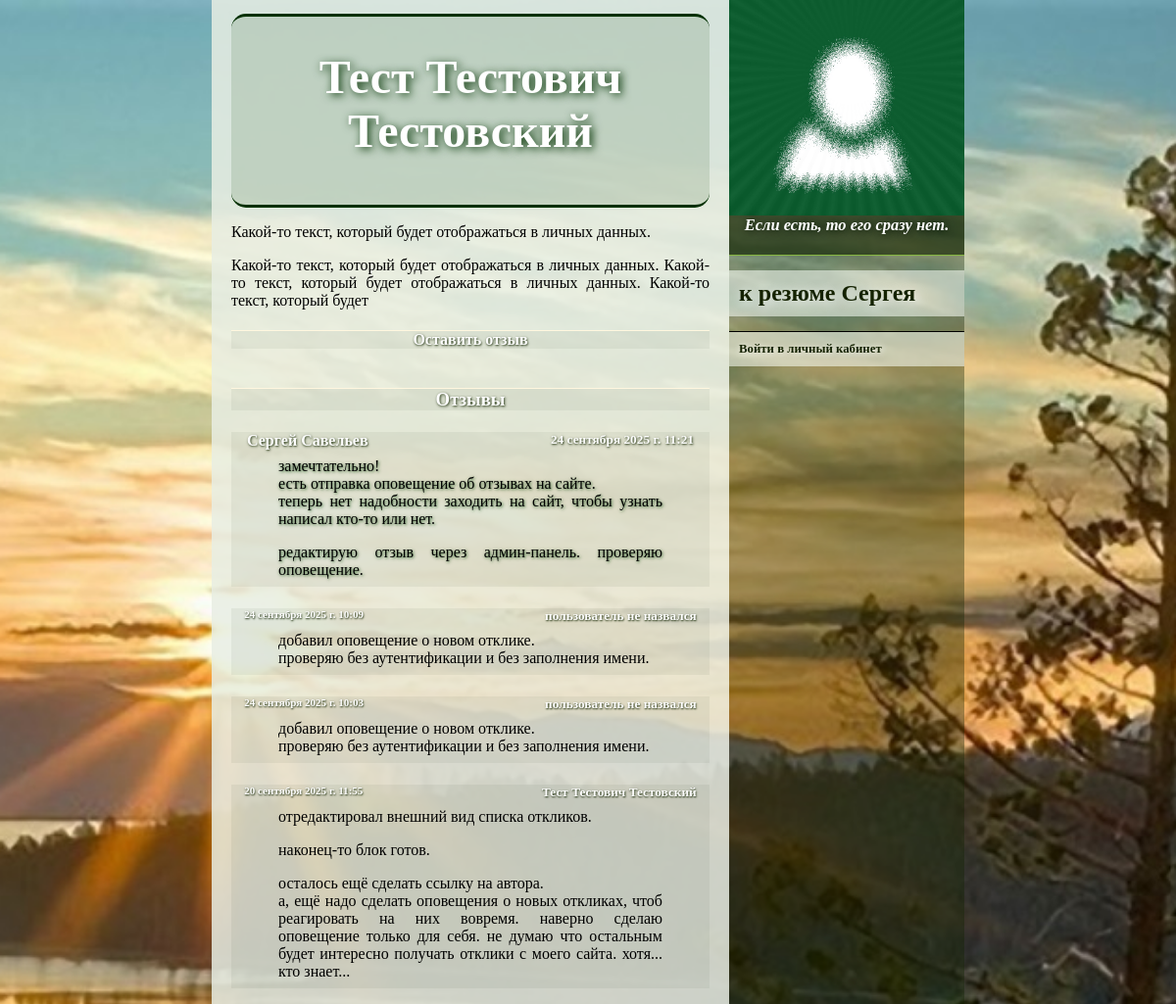
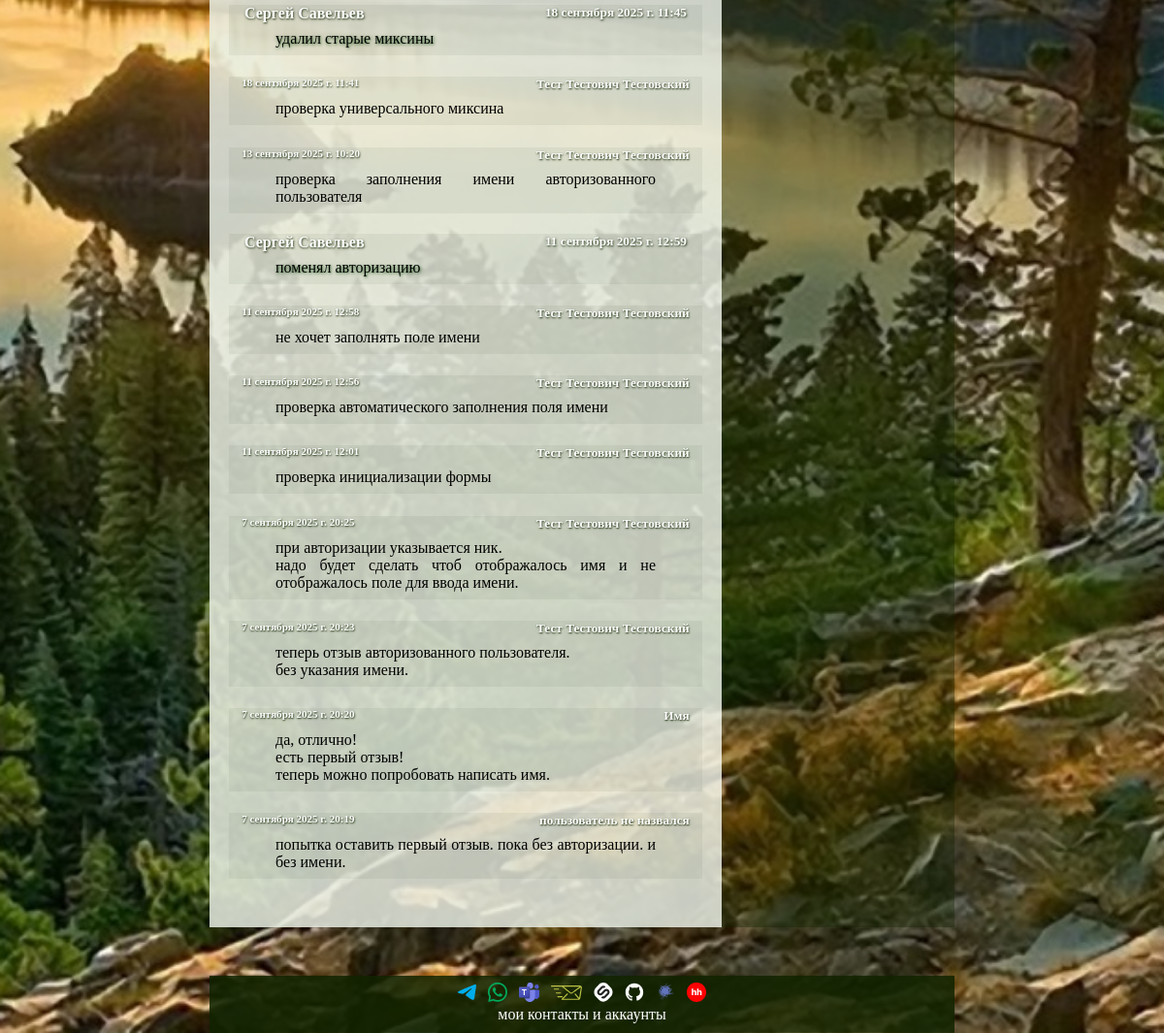
/2, run on the app's committed database (2 pictures, top to bottom).
### new/models.py (models this page shows, shortened)
class MyUser(AbstractUser):
    PROFESSIONAL_LEVELS = {
        "": "— Нет никакого —",
        "LR": "ученик",
        "BR": "начинающий",
        "LL": "небольшой опыт",
        "EX": "опыт есть",
        "PR": "профессионал",
        "SP": "супер-профессионал",
        "HB": "хобби",
    }
    BIOLOGICAL_SEX = {
        "": "— Не выбран —",
        "F": "женский",
        "M": "мужской"
    }
    photo = models.ImageField(
        "Собственное изображение",
        upload_to="user_s_photo/",
        null=True,
        blank=True,
    )
    biological_sex = models.CharField(
        max_length=1,
        choices=BIOLOGICAL_SEX,
        null=True,
        blank=True,
        verbose_name="Пол",
    )
    patronymic = models.CharField(max_length=100, verbose_name="Отчество", null=True, blank=True)
    birthday = models.DateField(null=True, blank=True, verbose_name="День рождения")
    citizenship = models.ForeignKey(
        CountryOfConsignment, on_delete=models.SET_NULL, null=True, blank=True, verbose_name="Гражданство"
    )
    city = models.ForeignKey(City, on_delete=models.SET_NULL, null=True, blank=True, verbose_name="Город")
    profession = models.ForeignKey(
        Profession, on_delete=models.SET_NULL, null=True, blank=True, verbose_name="Профессия"
    )
    specialization_professions = models.ManyToManyField(
        SupplementProfession,
        blank=True,
        related_name="supplement_user",
        verbose_name="Специализация",
    )
    the_level_of_professionalism = models.CharField(
        max_length=2,
        choices=PROFESSIONAL_LEVELS,
        null=True,
        blank=True,
        verbose_name="Уровень профессионализма",
    )
    job = models.ForeignKey(
        Organization,
        on_delete=models.SET_NULL,
        null=True,
        blank=True,
        verbose_name="Текущее место работы",
    )
    languages = models.ManyToManyField(
        Language,
        blank=True,
        related_name="knowledge_of_foreign_languages",
        verbose_name="Знание языков",
    )
    motto = models.CharField(max_length=1000, verbose_name="Мой девиз", null=True, blank=True)
    about_me = models.TextField(verbose_name="Обо мне", null=True, blank=True)
    def get_full_name_with_patronymic(self):
        parts = [self.first_name, self.patronymic, self.last_name]
        full_name = " ".join([p for p in parts if p])  # собираем ФИО
        return full_name.strip() or self.username

class Feedback(models.Model):
    author_user = models.ForeignKey(
        MyUser,
        on_delete=models.SET_NULL,
        null=True,
        blank=True,
        verbose_name="Пользователь"
    )
    author_name = models.CharField(
        "Имя (для анонимов)",
        max_length=255,
        blank=True,
        null=True
    )
    content = models.TextField("Сообщение")
    content_type = models.ForeignKey(ContentType, on_delete=models.CASCADE, verbose_name="Модель привязки")
    object_id = models.PositiveIntegerField(verbose_name="Идентификатор объекта", null=True, blank=True)
    target = GenericForeignKey("content_type", "object_id")
    created_at = models.DateTimeField(auto_now_add=True, verbose_name="Создано")
    updated_at = models.DateTimeField(auto_now=True, verbose_name="Отредактировано")
    status = models.CharField(
        max_length=20,
        choices=[
            ("published", "Опубликовано"),
            ("pending", "На модерации"),
            ("hidden", "Скрыто"),
        ],
        default="published",
        verbose_name="Статус",
    )
    def display_author(self):
        if self.author_user:
            return self.author_user.get_full_name_with_patronymic()
        return self.author_name or "пользователь не назвался"
    display_author.short_description = "Автор отклика"
    class Meta:
        verbose_name = "Отклик"
        verbose_name_plural = "Отклики"
        ordering = ["-created_at"]

### new/views.py (the view)
# urls.py: path('<int:pk>', Individual.as_view(), name="отобразить личные данные"),
class Individual(FeedbackMixin, DetailView):
    model = MyUser
    template_name = "new/individual_information.html"

### new/mixins.py (called while the page is built)
    def get_feedback_content_type(self):
        if hasattr(self, "object"):  # если объект, то для DetailView
            return ContentType.objects.get_for_model(self.object)
        return ContentType.objects.get_for_model(self.model)  # если не объект, то для ListView

    def get_feedback_object_id(self):
        if hasattr(self, "object"):
            return self.object.id
        return None

    def get_feedback_queryset(self):
        return self.feedback_model.objects.filter(
            content_type=self.get_feedback_content_type(),
            object_id=self.get_feedback_object_id(),
            status="published",
        )

    def get_feedback_form(self, data=None):
        return self.feedback_form_class(data, user=self.request.user)

    def get_context_data(self, **kwargs):
        context = super().get_context_data(**kwargs)
        context["feedbacks"] = self.get_feedback_queryset()
        context["feedback_form"] = kwargs.get("form", self.get_feedback_form())
        return context

### new/templates/new/individual_information.html (shortened to what this page needs)
{%extends 'base.html'%}
{% block body %}
{% if myuser.first_name or myuser.patronymic or myuser.last_name%}
    <div class="name_user">
        {% if myuser.first_name %}{{ myuser.first_name }}{% endif %}
        {% if myuser.patronymic %}{{ myuser.patronymic }}{% endif %}
        {% if myuser.last_name %}{{ myuser.last_name }}{% endif %}
    </div>
{% endif %}
{% if myuser.about_me %}
    <div class="about_me">{{ myuser.about_me|linebreaks }}</div>
{% else %}
    <p>пользователь ничего о себе не написал</p>
{% endif %}
{% include "new/feedback_block.html" %}
{% endblock body %}

### new/templates/new/feedback_block.html (shortened to what this page needs)
<div class="feedback-section">
    <a href="#" id="show-form-link"><h4>Оставить отзыв</h4></a>
    <h3>Отзывы</h3>
    {% for fb in feedbacks %}
        <div class="feedback">
            {% if fb.author_user.id is 1 %}
                <h4>
                    <span>
                        <a href="{% url 'отобразить личные данные' fb.author_user.id %}">
                            {{ fb.display_author }}
                        </a>
                    </span>
                    <small>{{ fb.created_at }}</small>
                </h4>
            <div class="my_response">{{ fb.content|linebreaks }}</div>
            {% else %}
                <h5>
                    <small>{{ fb.created_at }}</small>
                    {% if fb.author_user.id %}
                        <span>
                            <a href="{% url 'отобразить личные данные' fb.author_user.id %}">
                                {{ fb.display_author }}
                            </a>
                        </span>
                    {% else %}
                        <span>{{ fb.display_author }}</span>
                    {% endif %}
                </h5>
                {{ fb.content|linebreaks }}
            {% endif %}
        </div>
    {% empty %}
        <p>тут ещё нет отзывов. Ваш будет первым.</p>
    {% endfor %}
</div>

### new/templates/new/main_info.html (shortened to what this page needs)
{% load static %}
{% if myuser %}
	<div class="photo">{% if myuser.photo %}
		<a href="/{{ myuser.id }}">
			<img
					src="{% static ''|add:myuser.photo.url %}"
					alt="Личная фотография"
			>
		</a>
		{% else %}
		<img
				src="{% static 'images/user_s_photo/default.jpg' %}"
				alt="Фото по умолчанию"
		>
		{% endif %}
	</div>
	<div class="motto">
		{% if myuser.motto %}
			{{ myuser.motto }}
		{% else %}
			у пользователя нет девиза
		{% endif %}
	</div>
	<table class="ind_info">
	</table>
{% endif %}

### static/CSS/style.css (style rules this page uses)
body { background-color: #d6ffe3; background-image: url("../images/background.jpg"); background-repeat: no-repeat; background-position: center center; background-attachment: fixed; background-size: cover; max-width: 768px; margin: auto; }
p { text-align: center; }
h1, h2, h3, h4, h5 { text-align: center; color: white; text-shadow: 0.04em 0.04em 0.15em #122400; border-top: 1.5px solid #fff7df; background: #1224000d; clear: both; }
.basic_inf a { text-decoration: none; color: #122400; }
.name_user { text-align: center; font-size: 3em; margin-top: 0.3em; font-weight: bold; padding: 0.7em 0 1em; border-top: solid 3px #023000; border-bottom: solid 3px #023000; color: white; text-shadow: 0.05em 0.05em 0.2em #023000; background: #12440e21; border-radius: 15px; }
.about_me p { text-align: justify; }
.feedback-section { margin-bottom: 50px; }
.feedback h4, .feedback h5 { display: flex; justify-content: space-between; margin-bottom: 0; border: none; padding: 0 1em; }
.feedback p { background: #1224000d; margin: 0; padding: 0.5em 3em; text-align: justify; }
.my_response { text-shadow: 0.05em 0.05em 0.2em #024400d6; }
.feedback a { color: white; }

### static/CSS/individual_data.css (style rules this page uses)
.photo { height: 220px; }
.photo img { object-fit: cover; width: 100%; height: 100%; }
.motto { padding: 0 3px; text-align: center; font-size: 1.03em; font-style: italic; font-weight: bold; color: white; text-shadow: 0.09em 0.09em 0.5em #011000; }
.ind_info { width: 100%; margin-bottom: 15px; padding: 10px 0; border-bottom: 0.1em solid #87b742; }

### data on the page
MyUser: first_name "Тест", patronymic "Тестович", last_name "Тестовский", about_me "Какой-то текст, который будет отображаться в личных данных. Какой-то текст, который будет отображаться в личных данных. Какой-то текст, который будет отображаться в личных данных. Какой-то текст, который будет", motto "Если есть, то его сразу нет."
Feedback: display_author "Сергей Савельев", created_at "24 сентября 2025 г. 11:21", content "замечтательно! есть отправка оповещение об отзывах на сайте. теперь нет надобности заходить на сайт, чтобы узнать написал кто-то или нет. редактирую отзыв через админ-панель. проверяю оповещение."
Feedback: created_at "24 сентября 2025 г. 10:09", display_author "пользователь не назвался", content "добавил оповещение о новом отклике. проверяю без аутентификации и без заполнения имени."
Feedback: created_at "24 сентября 2025 г. 10:03", display_author "пользователь не назвался", content "добавил оповещение о новом отклике. проверяю без аутентификации и без заполнения имени."
Feedback: created_at "20 сентября 2025 г. 11:55", display_author "Тест Тестович Тестовский", content "отредактировал внешний вид списка откликов. наконец-то блок готов. осталось ещё сделать ссылку на автора. а, ещё надо сделать оповещения о новых откликах, чтоб реагировать на них вовремя. наверно сделаю оповещение только для себя. не думаю что остальным будет интересно получать отклики с моего сайта. хотя... кто знает..."
Feedback: display_author "Сергей Савельев", created_at "18 сентября 2025 г. 11:45", content "удалил старые миксины"
Feedback: created_at "18 сентября 2025 г. 11:41", display_author "Тест Тестович Тестовский", content "проверка универсального миксина"
Feedback: created_at "13 сентября 2025 г. 10:20", display_author "Тест Тестович Тестовский", content "проверка заполнения имени авторизованного пользователя"
Feedback: display_author "Сергей Савельев", created_at "11 сентября 2025 г. 12:59", content "поменял авторизацию"
Feedback: created_at "11 сентября 2025 г. 12:58", display_author "Тест Тестович Тестовский", content "не хочет заполнять поле имени"
Feedback: created_at "11 сентября 2025 г. 12:56", display_author "Тест Тестович Тестовский", content "проверка автоматического заполнения поля имени"
Feedback: created_at "11 сентября 2025 г. 12:01", display_author "Тест Тестович Тестовский", content "проверка инициализации формы"
Feedback: created_at "7 сентября 2025 г. 20:25", display_author "Тест Тестович Тестовский", content "при авторизации указывается ник. надо будет сделать чтоб отображалось имя и не отображалось поле для ввода имени."
Feedback: created_at "7 сентября 2025 г. 20:23", display_author "Тест Тестович Тестовский", content "теперь отзыв авторизованного пользователя. без указания имени."
Feedback: created_at "7 сентября 2025 г. 20:20", display_author "Имя", content "да, отлично! есть первый отзыв! теперь можно попробовать написать имя."
Feedback: created_at "7 сентября 2025 г. 20:19", display_author "пользователь не назвался", content "попытка оставить первый отзыв. пока без авторизации. и без имени."
